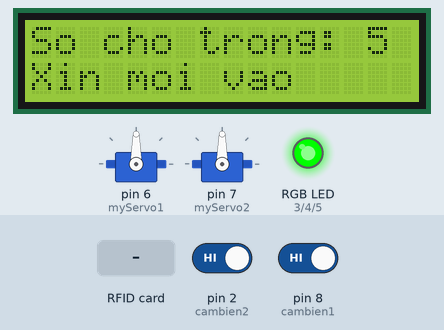
Recording of a sketch running on a simulated Arduino Uno, built with avr-gcc and run on an emulated ATmega328P. Shown: 2 × servo, 16×2 character LCD, an RGB LED mixed from three pins (HIGH = lit). Inputs (shaded band) come from the test bench; at power-on: pin 8 (cambien1) HIGH, pin 2 (cambien2) HIGH. Pins used as bus, display or sensor lines are not drawn; what the sketch prints to the serial monitor is not drawn.

Above: at 1.3 s.
1.4 s: pin 8 (cambien1) driven LOW
At 2.3 s:
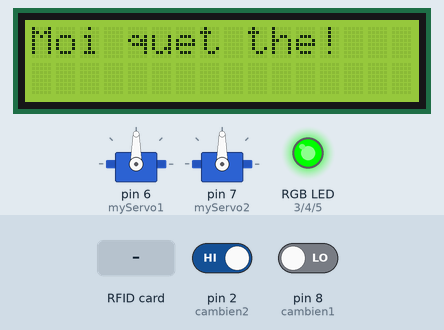
2.9 s: RFID card 5E 7A 19 C4 held to the reader
At 3.2 s:
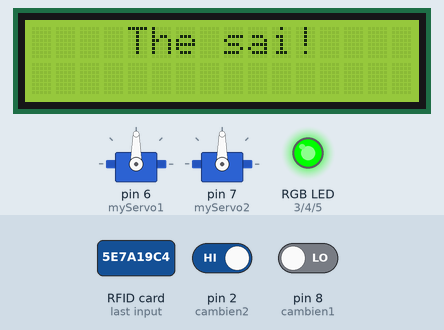
4.9 s: pin 2 (cambien2) driven LOW
At 5.3 s:
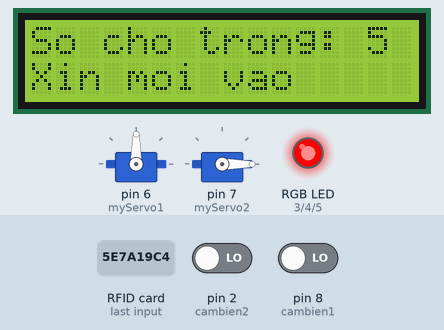
Timing chart, 0 to 8.6 s (numbered marks = the images above; inputs shaded):
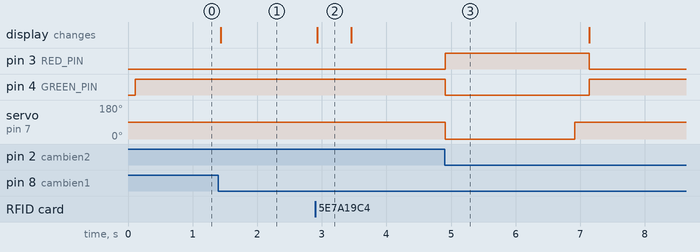

Measured:
- after the input at 1.4 s, the display: changes at once (image 1)
- after the input at 2.9 s, the display: changes at once (image 2)
- after the input at 4.9 s, pin 3 (RED_PIN): LOW → HIGH at once, → LOW 2.2 s later; pin 4 (GREEN_PIN): HIGH → LOW at once, → HIGH 2.2 s later; servo on pin 7 (myServo2): 90° → 0° at once, → 90° 2.0 s later
- what the display in image 2 shows lasts 0.6 s, from 2.9 s to 3.5 s

The sketch:

Code.ino
```cpp
// khoi tao cac thu vien su dung
#include <SPI.h>
#include <MFRC522.h>
// hai thu vien tren dung cho viec doc the
#include <Wire.h>
#include <Servo.h> // thu vien giao tiep voi servo
#include <LiquidCrystal_I2C.h> // thu vien giao tiep voi LCD

// Khai bao cac chan
int cambien1 = 8, cambien2 = 2; // 2 chan cam bien vat can
#define RST_PIN         9       // chan rst cua MRC522
#define SS_PIN          10      // chan SDA cua MRC522
const int RED_PIN = 3;    // led đỏ
const int GREEN_PIN = 4; // led xanh lá
const int BLUE_PIN = 5; // led xanh dương

LiquidCrystal_I2C lcd(0x3F,16,2); // khoi tao LCD 16x2
Servo myServo1, myServo2; // Khai bao servo
MFRC522 mfrc522(SS_PIN, RST_PIN); // khai bao module MRC522

// Khai bao cac bien su dung trong chuong trinh
int UID[4], i;
// the trang: 229 135 163 172
// the xanh: 141 56 255 49
int ID[4] = {229, 135, 163, 172}; // UID cua Thẻ nhận dạng tín hiệu
int socho  = 5, dem = 0, pre1 = 1, pre2 = 1, cho = 0; // so cho toi da la 5
bool check = 0, successRead = 0;

// ham in ra man hinh LCD
void printLCD(){
  lcd.setCursor(0,0);
  lcd.print("So cho trong: ");
  lcd.print(socho - dem);
  lcd.setCursor(0,1);
  lcd.print("Xin moi vao");
}

void sservo1(){ // mo cong vao
  myServo1.write(180);
  delay(2000);
  myServo1.write(90);
}
void sservo2(){ // mo cong ra
  myServo2.write(0);
  delay(2000);
  myServo2.write(90);
}

// ham doc the - xuat ra serial monitor
bool docthe()
{
  if ( ! mfrc522.PICC_IsNewCardPresent())  // kiem tra xem co phai the moi de doc khong
  {
    return;
  }
  if ( ! mfrc522.PICC_ReadCardSerial()) // doc thong tin trong the
  {
    return;
  }

  Serial.print("UID của thẻ: ");

  for (byte i = 0; i < mfrc522.uid.size; i++)
  {
    Serial.print(mfrc522.uid.uidByte[i] < 0x10 ? " 0" : " ");
    UID[i] = mfrc522.uid.uidByte[i];
    Serial.print(UID[i]);
  }

  Serial.println("   ");
  mfrc522.PICC_HaltA();  // ngung doc the lai
  mfrc522.PCD_StopCrypto1(); // dung MFRC522
  check = (UID[0] == ID[0]) && (UID[1] == ID[1]) && (UID[2] == ID[2]) && (UID[3] == ID[3]); // kiem tra xem UID co bang ID khong
  return 1;
}

// so trang thai cua may trang thai nay chi la 1, dung bien dem xac dinh so xe ra/vao, dung dieu kien check cung voi dieu kien cac cam bien de tang/giam bien dem
void trangthai()
{
  int gtcambien1 = digitalRead(cambien1);
  int gtcambien2 = digitalRead(cambien2);
  if (gtcambien1 == 0 && pre1 == 1 && gtcambien2 == 0 && pre2 == 1)
  {
    sservo2();
    lcd.clear();
    lcd.setCursor(0, 0);
    lcd.print("Moi quet the!");
    while (!successRead){
      successRead = docthe();
      if (cho == 500) break;
      cho = cho + 1;
    }
    if (check){
      lcd.clear();
      lcd.setCursor(4,0);
      lcd.print("The dung!");
      display_led_R();
      sservo1();
      delay(100);
      check = 0;
    }
    else{
      lcd.clear();
      lcd.setCursor(4,0);
      lcd.print("The sai!");
      delay(500);
    }

    successRead = 0;
cho = 0;
  }
  else if(gtcambien1 == 0 && pre1 == 1 && dem < socho)
  {
    lcd.clear();
    lcd.setCursor(0, 0);
    lcd.print("Moi quet the!");
    while (!successRead){
      successRead = docthe();
      if (cho == 500) break;
      cho = cho + 1;
    }
    if (check){
      lcd.clear();
      lcd.setCursor(4,0);
      lcd.print("The dung!");
      display_led_R();
      dem = dem + 1;
      sservo1();
      delay(200);
      check = 0;
    }
    else{
      lcd.clear();
      lcd.setCursor(4,0);
      lcd.print("The sai!");
      delay(500);
    }

    successRead = 0;
    cho = 0;
  }
  else if(gtcambien2 == 0 && pre2 == 1)
  {
    display_led_R();
    dem = dem - 1;
    sservo2();
    delay(200);
  }
  pre1 = gtcambien1;
  pre2 = gtcambien2;
  UID[0] = 0;
  UID[1] = 0;
  UID[2] = 0;
  UID[3] = 0;
}

// ham in ra output chinh
void print_output()
{
  if (dem == socho){
    lcd.setCursor(0,0);
    lcd.print("Da het cho chua");
    lcd.setCursor(0,1);
    lcd.print("           ");
  }
  else printLCD();
}

void display_led_R() // sang den mau do
{
  digitalWrite(RED_PIN, HIGH);
  digitalWrite(GREEN_PIN, LOW);
  digitalWrite(BLUE_PIN, LOW);
}

void display_led_G() // sang den mau xanh la
{
  digitalWrite(RED_PIN, LOW);
  digitalWrite(GREEN_PIN, HIGH);
  digitalWrite(BLUE_PIN, LOW);
}

// ham khoi tao cac tin hieu
void setup() {
  // khoi tao tin hieu 2 cam bien
  pinMode(cambien1, INPUT);
  pinMode(cambien2, INPUT);
  myServo1.attach(6); // chan servo vao
  myServo2.attach(7); // chan servo ra
  // khoi tao vao bat den ngoai cho LCD
  lcd.init();
  lcd.backlight();
  // khoi tao cac chan LED RGB
  pinMode(RED_PIN, OUTPUT);
  pinMode(GREEN_PIN, OUTPUT);
  pinMode(BLUE_PIN, OUTPUT);
  // khoi dong man hinh serial
  Serial.begin(9600);
  // Khoi tao giao thuc SPI va module MFRC522
  SPI.begin();
  mfrc522.PCD_Init();
}

// ham chay chinh
void loop() {
  if (dem == socho) display_led_R(); // den do khi day cho
  else display_led_G(); // nguoc lai den xanh
  trangthai();
  print_output();

}
```
